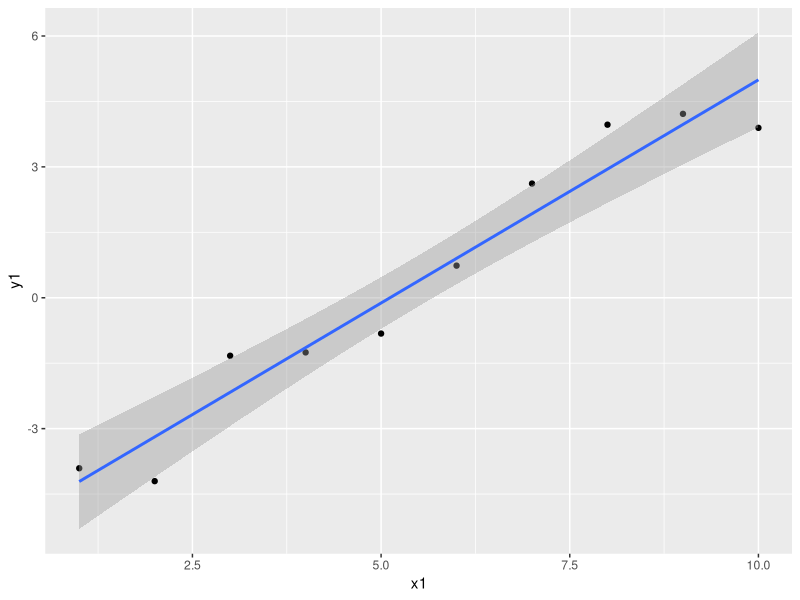

This figure's R source:
## ---- chunk 1
library("tidyverse")
df <- tibble(x1 = 1:10,
             x2 = rep(1:5, each = 2),
             y1 = -5 + 1 * x1 + rnorm(10),
             y2 = 0 + 1 * x1 - 1 * x2 + rnorm(10),
             y3 = 25 -10 * x1 + 1 * x1^2) 
mod1 <- lm(y1~x1, data = df)
mod2 <- lm(y1~x1 + x2, data = df)
mod3 <- lm(y1~x1 + x1^2, data = df)

## ---- chunk 2
ggplot(data = df) + 
  geom_point(mapping = aes(x = x1, y = y1)) +
  geom_smooth(mapping = aes(x = x1, y = y1), method = "lm")
## ---- chunk 3
predict(mod1, type = "terms")
